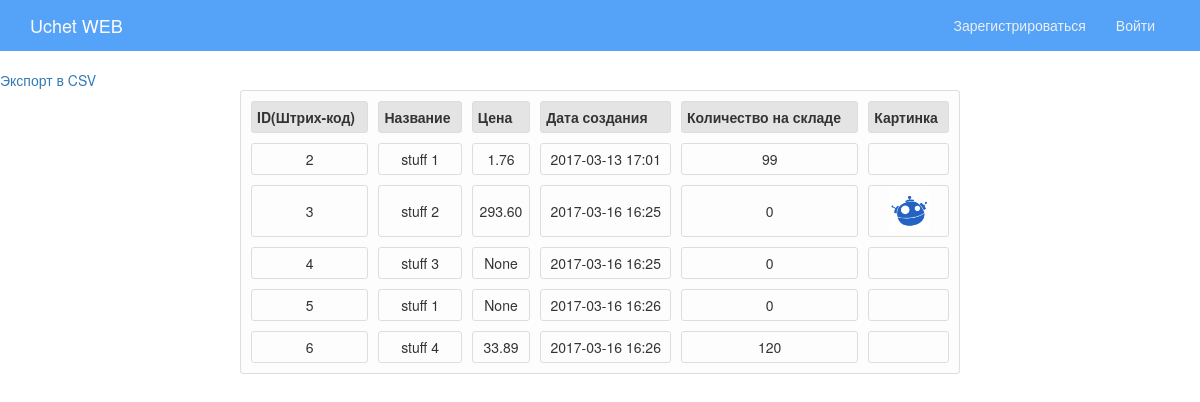
Screenshot of /store/2/control with the database file from the repository.
### uchet/models.py (models this page shows, shortened)
class Stuff(models.Model):
    market = models.ForeignKey(Market)
    name = models.CharField(max_length=200, )
    description = models.TextField()
    created_date = models.DateTimeField(
        default=timezone.now)
    picture = models.ImageField(upload_to='stuff_images', blank=True)
    price = models.DecimalField('Цена', max_digits=8, decimal_places=2, blank=True, null=True)
    amount = models.PositiveIntegerField(default=0)

### uchet/views.py (the view)
# urls.py: url(r'^store/(?P<id>[0-9]+)/control$', views.store_control, name='store_control'),
def store_control(request, id):
    market_id = id
    stuffs = Stuff.objects.filter(market_id=market_id).order_by('created_date')
    stuff = []
    for obj in stuffs:
        stuffss = {'id': obj.id, 'name': obj.name, 'picture': obj.picture,
                   'price': str(obj.price), 'amount': str(obj.amount),
                   'date': (timezone.localtime(obj.created_date)).strftime('%Y-%m-%d %H:%M')}
        stuff.append(stuffss)
    market_choose = True
    return render(request, 'uchet/control.html', {'market_choose': market_choose, 'stuffs': stuff})

### uchet/templates/uchet/control.html (shortened to what this page needs)
{% extends 'uchet/base.html' %} {% load staticfiles %}
{% block content %}
    <link rel="stylesheet" href="{% static 'css/control.css' %}">
    {% if market_choose%}
        <a href="/stuffs/export/csv/">Экспорт в CSV</a>
        <table id="stuff_table" border="1"  cellpadding="5">
        <th>ID(Штрих-код)</th>
        <th>Название</th>
        <th>Цена</th>
        <th>Дата создания</th>
        <th>Количество на складе</th>
        <th>Картинка</th>
        {% for i in stuffs%}
            <tr>
                <td>{{i.id}}</td>
                <td>{{i.name}}</td>
                <td>{{i.price}}</td>
                <td>{{i.date}}</td>
                <td>{{i.amount}}</td>
                <td>{% if i.picture %}<img src='{{i.picture.url}}' align="center" alt="error" height="40" width="40" /> {% endif %}
            </tr>
        {% endfor %}
         </table>
    {% endif %}
{% endblock %}

### uchet/static/css/control.css (style rules this page uses)
#stuff_table { width: 60%; margin: auto; text-align: center; border-collapse: separate; border: 1px solid #ddd; border-spacing: 10px; border-radius: 3px; background: #fdfdfd; font-size: 14px; }
td, th { border: 1px solid #ddd; padding: 5px; border-radius: 3px; }
th { background: #E4E4E4; }

### rows the page displays
Stuff: name "stuff 1"
Stuff: name "stuff 2"
Stuff: name "stuff 3"
Stuff: name "stuff 1"
Stuff: name "stuff 4"

### other values shown
{{ i.id }} "2" "3" "4" "5" "6"
{{ i.price }} "1.76" "293.60" "None" "None" "33.89"
{{ i.date }} "2017-03-13 17:01" "2017-03-16 16:25" "2017-03-16 16:25" "2017-03-16 16:26" "2017-03-16 16:26"
{{ i.amount }} "99" "0" "0" "0" "120"
